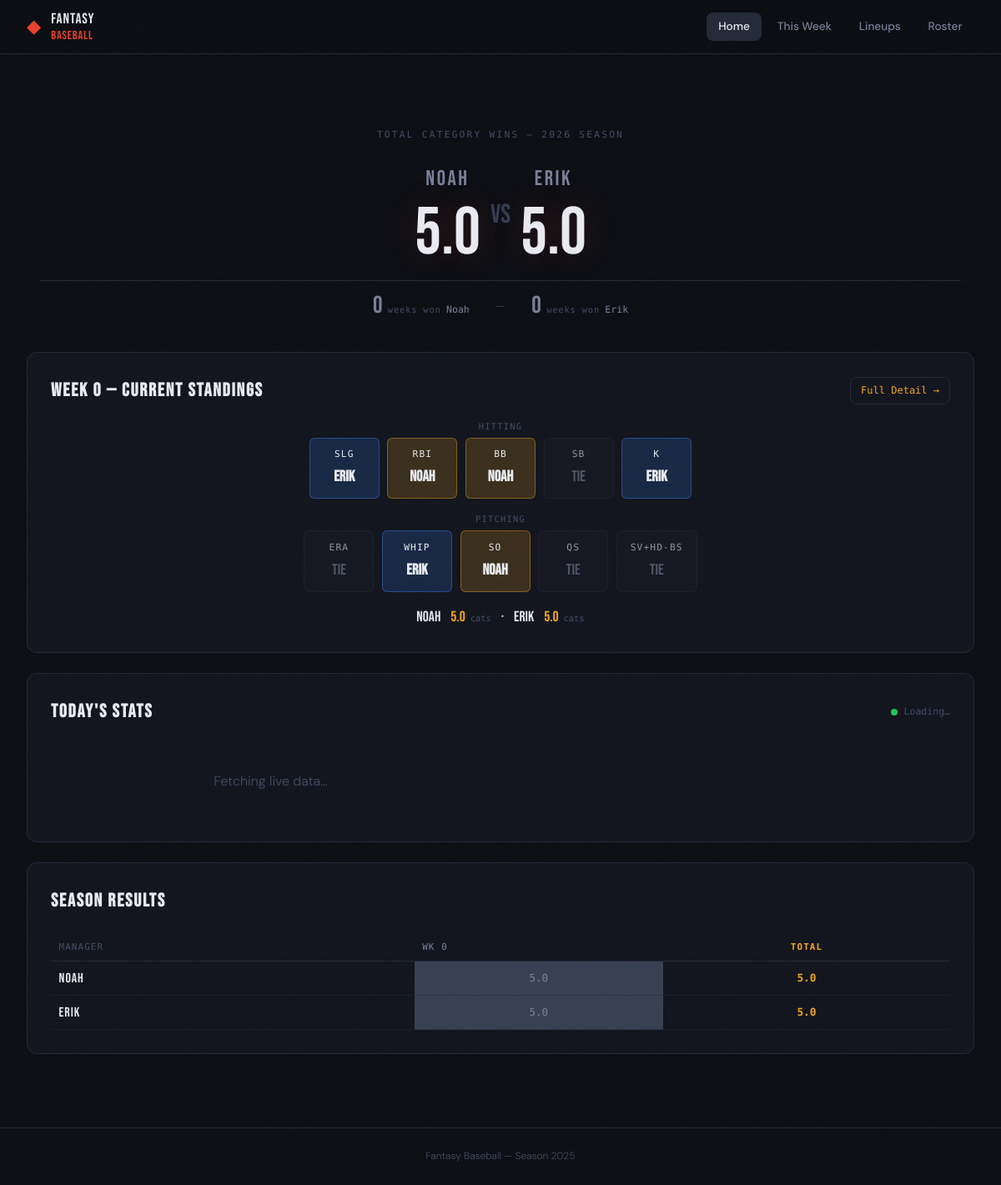
The app's page /, older data.
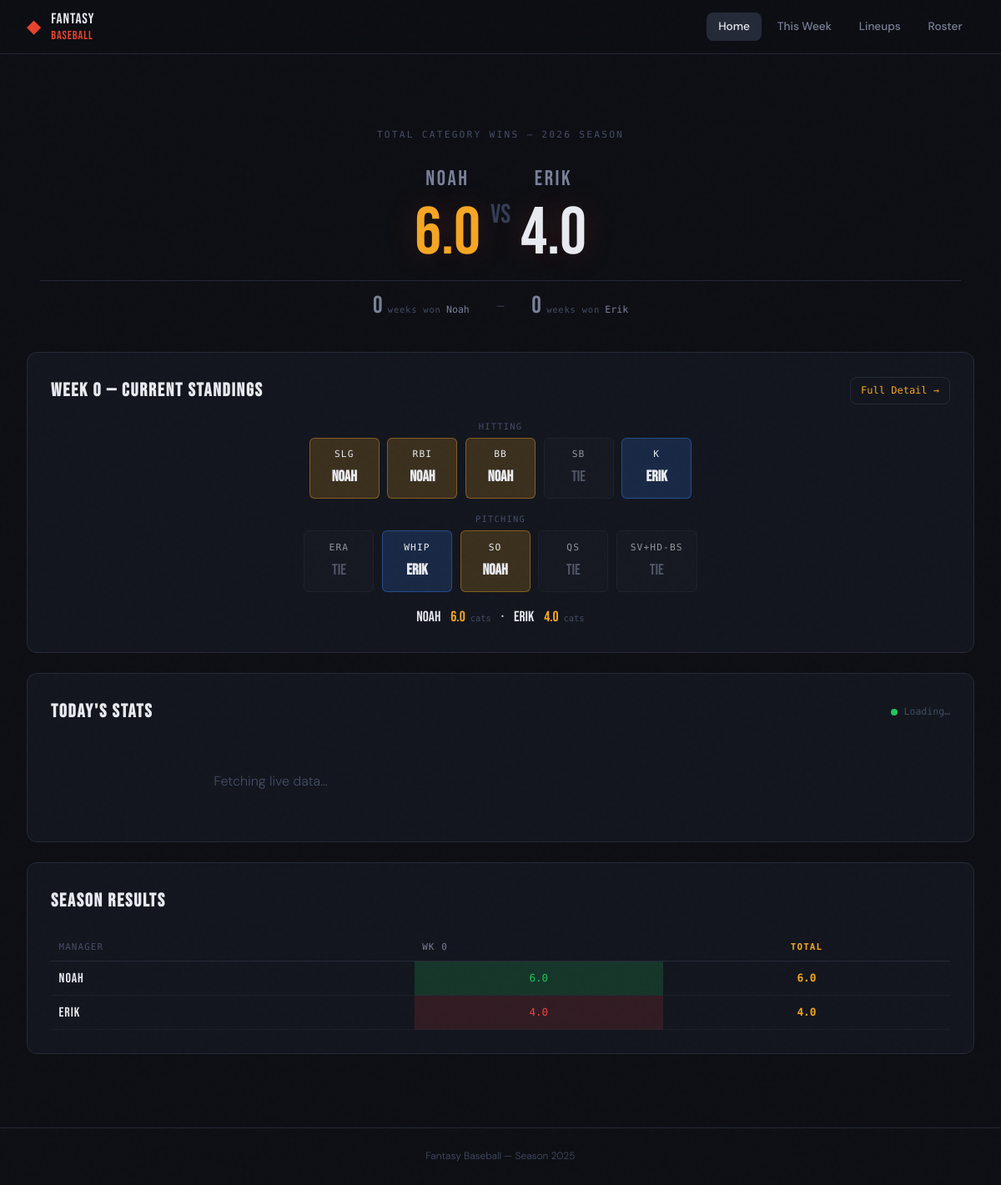
The same page, newer data.
### tables this page shows
CREATE TABLE managers (
    id   INTEGER PRIMARY KEY AUTOINCREMENT,
    name TEXT NOT NULL UNIQUE
);

CREATE TABLE category_wins (
    id         INTEGER PRIMARY KEY AUTOINCREMENT,
    manager    TEXT NOT NULL,
    week       INTEGER NOT NULL,
    wins       REAL NOT NULL DEFAULT 0,
    UNIQUE(manager, week)
);

### app.py (the view)
@app.route('/')
def index():
    db = get_db()
    weeks = get_season_weeks()
    week_num = current_week()
    totals = db.execute('''
        SELECT manager, SUM(wins) as total FROM category_wins GROUP BY manager
    ''').fetchall()
    totals = {r['manager']: r['total'] for r in totals}
    week_wins = db.execute('SELECT week, manager, wins FROM category_wins ORDER BY week').fetchall()
    by_week = {}
    for r in week_wins:
        by_week.setdefault(r['week'], {})[r['manager']] = r['wins']
    managers = db.execute('SELECT name FROM managers ORDER BY id').fetchall()
    manager_names = [m['name'] for m in managers]
    weeks_won = {name: 0 for name in manager_names}
    for week, wdata in by_week.items():
        if week == week_num:
            continue   # week still in progress
        if len(wdata) == 2:
            scores = list(wdata.items())
            if scores[0][1] != scores[1][1]:  # not a tied week
                winner = max(scores, key=lambda x: x[1])[0]
                weeks_won[winner] = weeks_won.get(winner, 0) + 1
    cur_week_data = {}
    for m in db.execute('SELECT * FROM managers ORDER BY id').fetchall():
        batters = db.execute('''
            SELECT ws.* FROM weekly_stats ws JOIN players p ON ws.player_id=p.id
            WHERE ws.manager_id=? AND ws.week=? AND p.position_type='batter'
        ''', (m['id'], week_num)).fetchall()
        pitchers = db.execute('''
            SELECT ws.* FROM weekly_stats ws JOIN players p ON ws.player_id=p.id
            WHERE ws.manager_id=? AND ws.week=? AND p.position_type='pitcher'
        ''', (m['id'], week_num)).fetchall()
        cur_week_data[m['name']] = {'batters': batters, 'pitchers': pitchers}
    cur_week_cats = _compute_category_winners(cur_week_data)
    db.close()
    return render_template('index.html',
        weeks=weeks,
        week_num=week_num,
        totals=totals,
        by_week=by_week,
        manager_names=manager_names,
        cur_week_cats=cur_week_cats,
        weeks_won=weeks_won,
        week_options=all_week_options(),
    )

### app.py (called while the page is built)
def get_db():
    conn = sqlite3.connect(DB_PATH)
    conn.row_factory = sqlite3.Row
    return conn

def get_season_weeks():
    db = get_db()
    rows = db.execute('SELECT DISTINCT week FROM weekly_stats ORDER BY week').fetchall()
    db.close()
    return [r['week'] for r in rows]

def _ip_display_to_true(ip_display):
    try:
        val   = float(ip_display)
        whole = int(val)
        thirds = round((val - whole) * 10)
        return whole + thirds / 3.0
    except (TypeError, ValueError):
        return 0.0

### week_schedule.py (called while the page is built)
def _today_et():
    try:
        from zoneinfo import ZoneInfo
        from datetime import datetime as _dt
        return _dt.now(ZoneInfo('America/New_York')).date()
    except Exception:
        try:
            import pytz
            from datetime import datetime as _dt
            return _dt.now(pytz.timezone('America/New_York')).date()
        except Exception:
            from datetime import datetime as _dt, timezone, timedelta as _td
            return (_dt.now(timezone.utc) - _td(hours=4)).date()

def current_week():
    today = _today_et()
    for wnum, start, end in WEEKS:
        if start <= today <= end:
            return wnum
    if today < WEEKS[0][1]:
        return 0
    return WEEKS[-1][0]

def all_week_options():
    result = []
    for wnum, start, end in WEEKS:
        try:
            label = f"Week {wnum}  ({start.strftime('%b %-d')} – {end.strftime('%b %-d')})"
        except ValueError:
            label = f"Week {wnum}  ({start.strftime('%b %d').lstrip('0')} – {end.strftime('%b %d').lstrip('0')})"
        result.append((wnum, label))
    return result

### templates/index.html (shortened to what this page needs)
{% extends "base.html" %}
{% block content %}
<div class="page-home">
  <section class="scoreboard-hero">
    <div class="scoreboard-label">TOTAL CATEGORY WINS — 2026 SEASON</div>
    <div class="scoreboard-managers">
      {% for name in manager_names %}
      <div class="scoreboard-manager">
        <div class="mgr-name">{{ name }}</div>
        <div class="mgr-score {% if totals.get(name,0) > totals.get(manager_names[1-loop.index0],0) %}is-leading{% endif %}">
          {{ totals.get(name, 0) }}
        </div>
      </div>
      {% if loop.first %}<div class="scoreboard-vs">VS</div>{% endif %}
      {% endfor %}
    </div>
    <div class="weeks-won-row">
      {% for name in manager_names %}
      <div class="ww-item {% if weeks_won.get(name,0) > weeks_won.get(manager_names[1-loop.index0],0) %}ww-leading{% endif %}">
        <span class="ww-count">{{ weeks_won.get(name, 0) }}</span>
        <span class="ww-label">week{{ 's' if weeks_won.get(name,0) != 1 }} won</span>
        <span class="ww-name">{{ name }}</span>
      </div>
      {% if loop.first %}<div class="ww-sep">—</div>{% endif %}
      {% endfor %}
    </div>
  </section>
  <section class="card cur-week-card">
    <div class="cur-week-header">
      <h2 class="card-title">Week {{ week_num }} — Current Standings</h2>
      <a href="/week/{{ week_num }}" class="btn-detail">Full Detail →</a>
    </div>
    {% if cur_week_cats %}
    {% set hit_cats  = ['SLG','RBI','BB','SB','K'] %}
    {% set pit_cats  = ['ERA','WHIP','SO','QS','SV+HD-BS'] %}
    <div class="cur-week-cats-group">
      <div class="cur-cats-label">Hitting</div>
      <div class="cur-week-cats">
        {% for cat in hit_cats %}
        {% set info = cur_week_cats.get(cat, {}) %}
        <div class="cur-cat-chip {{ 'chip-tie' if info.get('winner') == 'Tie' else ('chip-' ~ info.get('winner','') | lower | replace(' ','') if info.get('winner') and info.get('winner') != '—' else '') }}">
          <span class="cur-cat-name">{{ cat }}</span>
          <span class="cur-cat-winner">{{ info.get('winner', '—') }}</span>
        </div>
        {% endfor %}
      </div>
      <div class="cur-cats-label">Pitching</div>
      <div class="cur-week-cats">
        {% for cat in pit_cats %}
        {% set info = cur_week_cats.get(cat, {}) %}
        <div class="cur-cat-chip {{ 'chip-tie' if info.get('winner') == 'Tie' else ('chip-' ~ info.get('winner','') | lower | replace(' ','') if info.get('winner') and info.get('winner') != '—' else '') }}">
          <span class="cur-cat-name">{{ cat }}</span>
          <span class="cur-cat-winner">{{ info.get('winner', '—') }}</span>
        </div>
        {% endfor %}
      </div>
    </div>
    <div class="cur-week-score">
      {% for name in manager_names %}
      <span class="cws-mgr">{{ name }}</span>
      <span class="cws-wins">
        {% set pts = namespace(total=0) %}
        {% for cat, info in cur_week_cats.items() %}
          {% set pts.total = pts.total + (info.pts.get(name, 0) if info.pts is defined else (1 if info.winner == name else 0)) %}
        {% endfor %}
        {{ pts.total }}
        <span class="cws-label">cats</span>
      </span>
      {% if loop.first %}<span class="cws-vs">·</span>{% endif %}
      {% endfor %}
    </div>
    {% else %}
    <p class="empty-note">No stats recorded yet for Week {{ week_num }}.</p>
    {% endif %}
  </section>
  <section class="card today-card">
    <div class="today-header">
      <h2 class="card-title">Today's Stats</h2>
      <div class="today-meta">
        <span class="live-dot"></span>
        <span id="today-updated">Loading…</span>
      </div>
    </div>
    <div id="today-container" class="today-managers">
      <div class="today-loading">Fetching live data…</div>
    </div>
  </section>
  <section class="card weekly-grid-card">
    <h2 class="card-title">Season Results</h2>
    <div class="table-scroll">
      <table class="weekly-table">
        <thead>
          <tr>
            <th>Manager</th>
            {% for w in weeks %}<th><a href="/week/{{ w }}">Wk {{ w }}</a></th>{% endfor %}
            <th class="total-col">Total</th>
          </tr>
        </thead>
        <tbody>
          {% for name in manager_names %}
          {% set other = manager_names[1 - loop.index0] %}
          <tr>
            <td class="mgr-cell">{{ name }}</td>
            {% for w in weeks %}
              {% set wins = by_week.get(w, {}).get(name) %}
              {% set other_wins = by_week.get(w, {}).get(other, 0) %}
              <td class="week-cell
                {% if wins is not none %}
                  {% if wins > other_wins %}cell-win
                  {% elif wins < other_wins %}cell-loss
                  {% else %}cell-tie{% endif %}
                {% endif %}
              ">{{ wins if wins is not none else '—' }}</td>
            {% endfor %}
            <td class="total-col total-wins">{{ totals.get(name, 0) }}</td>
          </tr>
          {% endfor %}
        </tbody>
      </table>
    </div>
  </section>
</div>
{% endblock %}

### templates/base.html (shortened to what this page needs)
<!DOCTYPE html>
<html lang="en">
<head>
<link rel="stylesheet" href="{{ url_for('static', filename='css/main.css') }}">
</head>
<body>
<header class="site-header">
  <div class="header-inner">
    <a href="/" class="logo">
      <span class="logo-diamond">◆</span>
      <span class="logo-text">FANTASY<br><em>BASEBALL</em></span>
    </a>
    <nav class="site-nav">
      <a href="/" class="nav-link {% if request.path == '/' %}active{% endif %}">Home</a>
      <a href="/week/{{ week_num|default(1) }}" class="nav-link {% if request.path.startswith('/week') %}active{% endif %}">This Week</a>
      <a href="/lineups" class="nav-link {% if request.path == '/lineups' %}active{% endif %}">Lineups</a>
      <a href="/roster" class="nav-link {% if request.path == '/roster' %}active{% endif %}">Roster</a>
    </nav>
  </div>
</header>
<main class="site-main">
{% block content %}{% endblock %}
</main>
<footer class="site-footer">
  <span>Fantasy Baseball — Season 2025</span>
</footer>
</body>
</html>

Row changes from the older to the newer data that the page shows:
computed for managers "Noah": get "5.0" → "6.0"; total "5.0" → "6.0"
computed for managers "Erik": get "5.0" → "4.0"; total "5.0" → "4.0"
changed category_wins (number 1 of 2 on the later page): wins 5 → 6 (drawn)
changed category_wins (number 2 of 2 on the later page): wins 5 → 4 (drawn)
Text that changed along with them:
new list line: "SLG"
new list line: "Noah"
new list line: "6.0"
new list line: "4.0"
list line gone: "SLG"
list line gone: "Erik"
list line gone: "5.0"
